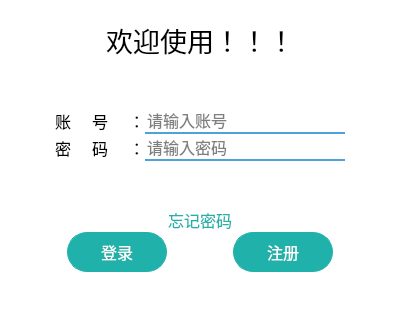
<?xml version="1.0" encoding="UTF-8"?>
<ui version="4.0">
 <class>login_form</class>
 <widget class="QWidget" name="login_form">
  <property name="geometry">
   <rect>
    <x>0</x>
    <y>0</y>
    <width>400</width>
    <height>320</height>
   </rect>
  </property>
  <property name="windowTitle">
   <string>Form</string>
  </property>
  <property name="styleSheet">
   <string notr="true">background-color: rgba(255, 255, 255, 1);
border-radius: 20px;</string>
  </property>
  <layout class="QVBoxLayout" name="verticalLayout_3">
   <property name="spacing">
    <number>0</number>
   </property>
   <property name="leftMargin">
    <number>0</number>
   </property>
   <property name="topMargin">
    <number>0</number>
   </property>
   <property name="rightMargin">
    <number>0</number>
   </property>
   <property name="bottomMargin">
    <number>0</number>
   </property>
   <item>
    <widget class="QWidget" name="all_form" native="true">
     <property name="styleSheet">
      <string notr="true">all_form {
border-radius:15px
}</string>
     </property>
     <layout class="QVBoxLayout" name="verticalLayout_5">
      <property name="spacing">
       <number>0</number>
      </property>
      <property name="leftMargin">
       <number>0</number>
      </property>
      <property name="topMargin">
       <number>0</number>
      </property>
      <property name="rightMargin">
       <number>0</number>
      </property>
      <property name="bottomMargin">
       <number>0</number>
      </property>
      <item>
       <layout class="QHBoxLayout" name="horizontalLayout_15">
        <property name="spacing">
         <number>0</number>
        </property>
        <property name="rightMargin">
         <number>15</number>
        </property>
        <item>
         <spacer name="horizontalSpacer_33">
          <property name="orientation">
           <enum>Qt::Horizontal</enum>
          </property>
          <property name="sizeHint" stdset="0">
           <size>
            <width>40</width>
            <height>20</height>
           </size>
          </property>
         </spacer>
        </item>
        <item>
         <widget class="QPushButton" name="closebutton">
          <property name="styleSheet">
           <string notr="true">#closebutton{
image: url(:/login/images/close_gui.svg);
background-color: rgba(255, 255, 255, 0);
}
#closebutton::hover {
	background-color: rgb(228, 255, 255)
}</string>
          </property>
          <property name="text">
           <string/>
          </property>
          <property name="iconSize">
           <size>
            <width>32</width>
            <height>32</height>
           </size>
          </property>
         </widget>
        </item>
       </layout>
      </item>
      <item>
       <layout class="QHBoxLayout" name="horizontalLayout_16">
        <property name="spacing">
         <number>0</number>
        </property>
        <item>
         <spacer name="horizontalSpacer_34">
          <property name="orientation">
           <enum>Qt::Horizontal</enum>
          </property>
          <property name="sizeHint" stdset="0">
           <size>
            <width>40</width>
            <height>20</height>
           </size>
          </property>
         </spacer>
        </item>
        <item>
         <widget class="QLabel" name="label_6">
          <property name="font">
           <font>
            <family>隶书</family>
            <pointsize>20</pointsize>
           </font>
          </property>
          <property name="text">
           <string>欢迎使用！！！</string>
          </property>
          <property name="alignment">
           <set>Qt::AlignCenter</set>
          </property>
         </widget>
        </item>
        <item>
         <spacer name="horizontalSpacer_45">
          <property name="orientation">
           <enum>Qt::Horizontal</enum>
          </property>
          <property name="sizeHint" stdset="0">
           <size>
            <width>40</width>
            <height>20</height>
           </size>
          </property>
         </spacer>
        </item>
       </layout>
      </item>
      <item>
       <widget class="QStackedWidget" name="page">
        <property name="currentIndex">
         <number>0</number>
        </property>
        <widget class="QWidget" name="login_page">
         <layout class="QVBoxLayout" name="verticalLayout">
          <property name="spacing">
           <number>0</number>
          </property>
          <property name="leftMargin">
           <number>0</number>
          </property>
          <property name="topMargin">
           <number>0</number>
          </property>
          <property name="rightMargin">
           <number>0</number>
          </property>
          <property name="bottomMargin">
           <number>0</number>
          </property>
          <item>
           <layout class="QGridLayout" name="gridLayout_2">
            <item row="0" column="0">
             <spacer name="horizontalSpacer">
              <property name="orientation">
               <enum>Qt::Horizontal</enum>
              </property>
              <property name="sizeHint" stdset="0">
               <size>
                <width>40</width>
                <height>20</height>
               </size>
              </property>
             </spacer>
            </item>
            <item row="0" column="1">
             <widget class="QLabel" name="label">
              <property name="font">
               <font>
                <family>微软雅黑</family>
                <pointsize>12</pointsize>
               </font>
              </property>
              <property name="text">
               <string>账     号     ：</string>
              </property>
              <property name="alignment">
               <set>Qt::AlignCenter</set>
              </property>
             </widget>
            </item>
            <item row="0" column="2">
             <widget class="QLineEdit" name="username">
              <property name="minimumSize">
               <size>
                <width>200</width>
                <height>0</height>
               </size>
              </property>
              <property name="font">
               <font>
                <family>微软雅黑</family>
                <pointsize>12</pointsize>
               </font>
              </property>
              <property name="styleSheet">
               <string notr="true">background-color: rgba(255, 255, 255, 0);
border: none;
border-bottom: 2px solid #4FA1D9;
outline: none;</string>
              </property>
              <property name="placeholderText">
               <string>请输入账号</string>
              </property>
             </widget>
            </item>
            <item row="0" column="3">
             <spacer name="horizontalSpacer_8">
              <property name="orientation">
               <enum>Qt::Horizontal</enum>
              </property>
              <property name="sizeHint" stdset="0">
               <size>
                <width>40</width>
                <height>20</height>
               </size>
              </property>
             </spacer>
            </item>
            <item row="1" column="0">
             <spacer name="horizontalSpacer_2">
              <property name="orientation">
               <enum>Qt::Horizontal</enum>
              </property>
              <property name="sizeHint" stdset="0">
               <size>
                <width>40</width>
                <height>20</height>
               </size>
              </property>
             </spacer>
            </item>
            <item row="1" column="1">
             <widget class="QLabel" name="label_2">
              <property name="font">
               <font>
                <family>微软雅黑</family>
                <pointsize>12</pointsize>
               </font>
              </property>
              <property name="text">
               <string>密     码     ：</string>
              </property>
              <property name="alignment">
               <set>Qt::AlignCenter</set>
              </property>
             </widget>
            </item>
            <item row="1" column="2">
             <widget class="QLineEdit" name="password">
              <property name="minimumSize">
               <size>
                <width>200</width>
                <height>0</height>
               </size>
              </property>
              <property name="font">
               <font>
                <family>微软雅黑</family>
                <pointsize>12</pointsize>
               </font>
              </property>
              <property name="cursor">
               <cursorShape>IBeamCursor</cursorShape>
              </property>
              <property name="styleSheet">
               <string notr="true">background-color: rgba(255, 255, 255, 0);
border: none;
border-bottom: 2px solid #4FA1D9;
outline: none;</string>
              </property>
              <property name="echoMode">
               <enum>QLineEdit::Password</enum>
              </property>
              <property name="placeholderText">
               <string>请输入密码</string>
              </property>
             </widget>
            </item>
            <item row="1" column="3">
             <spacer name="horizontalSpacer_9">
              <property name="orientation">
               <enum>Qt::Horizontal</enum>
              </property>
              <property name="sizeHint" stdset="0">
               <size>
                <width>40</width>
                <height>20</height>
               </size>
              </property>
             </spacer>
            </item>
           </layout>
          </item>
          <item>
           <layout class="QGridLayout" name="gridLayout_3">
            <item row="0" column="0">
             <spacer name="horizontalSpacer_6">
              <property name="orientation">
               <enum>Qt::Horizontal</enum>
              </property>
              <property name="sizeHint" stdset="0">
               <size>
                <width>40</width>
                <height>20</height>
               </size>
              </property>
             </spacer>
            </item>
            <item row="1" column="0">
             <spacer name="horizontalSpacer_4">
              <property name="orientation">
               <enum>Qt::Horizontal</enum>
              </property>
              <property name="sizeHint" stdset="0">
               <size>
                <width>40</width>
                <height>20</height>
               </size>
              </property>
             </spacer>
            </item>
            <item row="1" column="1">
             <widget class="QPushButton" name="login_btn">
              <property name="minimumSize">
               <size>
                <width>100</width>
                <height>40</height>
               </size>
              </property>
              <property name="font">
               <font>
                <family>微软雅黑</family>
                <pointsize>12</pointsize>
               </font>
              </property>
              <property name="styleSheet">
               <string notr="true">border-radius: 20px;
border: 1px solid lightseagreen;
background: lightseagreen;
color: #fff;</string>
              </property>
              <property name="text">
               <string>登录</string>
              </property>
             </widget>
            </item>
            <item row="1" column="2">
             <spacer name="horizontalSpacer_3">
              <property name="orientation">
               <enum>Qt::Horizontal</enum>
              </property>
              <property name="sizeHint" stdset="0">
               <size>
                <width>40</width>
                <height>20</height>
               </size>
              </property>
             </spacer>
            </item>
            <item row="1" column="3">
             <widget class="QPushButton" name="sgin_up_btn">
              <property name="minimumSize">
               <size>
                <width>100</width>
                <height>40</height>
               </size>
              </property>
              <property name="font">
               <font>
                <family>微软雅黑</family>
                <pointsize>12</pointsize>
               </font>
              </property>
              <property name="styleSheet">
               <string notr="true">border-radius: 20px;
border: 1px solid lightseagreen;
background: lightseagreen;
color: #fff;</string>
              </property>
              <property name="text">
               <string>注册</string>
              </property>
             </widget>
            </item>
            <item row="1" column="4">
             <spacer name="horizontalSpacer_5">
              <property name="orientation">
               <enum>Qt::Horizontal</enum>
              </property>
              <property name="sizeHint" stdset="0">
               <size>
                <width>40</width>
                <height>20</height>
               </size>
              </property>
             </spacer>
            </item>
            <item row="0" column="2">
             <widget class="QPushButton" name="forget_btn">
              <property name="font">
               <font>
                <family>微软雅黑</family>
                <pointsize>12</pointsize>
               </font>
              </property>
              <property name="styleSheet">
               <string notr="true">background-color: rgba(255, 255, 255, 0);
color: lightseagreen;</string>
              </property>
              <property name="text">
               <string>忘记密码</string>
              </property>
             </widget>
            </item>
           </layout>
          </item>
         </layout>
        </widget>
        <widget class="QWidget" name="sgin_up_page">
         <layout class="QVBoxLayout" name="verticalLayout_2">
          <property name="spacing">
           <number>0</number>
          </property>
          <property name="leftMargin">
           <number>0</number>
          </property>
          <property name="topMargin">
           <number>0</number>
          </property>
          <property name="rightMargin">
           <number>0</number>
          </property>
          <property name="bottomMargin">
           <number>0</number>
          </property>
          <item>
           <layout class="QGridLayout" name="gridLayout">
            <item row="0" column="0">
             <spacer name="horizontalSpacer_11">
              <property name="orientation">
               <enum>Qt::Horizontal</enum>
              </property>
              <property name="sizeHint" stdset="0">
               <size>
                <width>40</width>
                <height>20</height>
               </size>
              </property>
             </spacer>
            </item>
            <item row="0" column="1">
             <widget class="QLabel" name="label_3">
              <property name="font">
               <font>
                <family>微软雅黑</family>
                <pointsize>12</pointsize>
               </font>
              </property>
              <property name="text">
               <string>用户名</string>
              </property>
              <property name="alignment">
               <set>Qt::AlignCenter</set>
              </property>
             </widget>
            </item>
            <item row="0" column="2">
             <spacer name="horizontalSpacer_10">
              <property name="orientation">
               <enum>Qt::Horizontal</enum>
              </property>
              <property name="sizeHint" stdset="0">
               <size>
                <width>40</width>
                <height>20</height>
               </size>
              </property>
             </spacer>
            </item>
            <item row="0" column="3">
             <widget class="QLineEdit" name="sgin_username">
              <property name="minimumSize">
               <size>
                <width>200</width>
                <height>0</height>
               </size>
              </property>
              <property name="font">
               <font>
                <family>微软雅黑</family>
                <pointsize>12</pointsize>
               </font>
              </property>
              <property name="styleSheet">
               <string notr="true">background-color: rgba(255, 255, 255, 0);
border: none;
border-bottom: 2px solid #4FA1D9;
outline: none;</string>
              </property>
              <property name="alignment">
               <set>Qt::AlignLeading|Qt::AlignLeft|Qt::AlignVCenter</set>
              </property>
              <property name="placeholderText">
               <string>请输入用户名</string>
              </property>
             </widget>
            </item>
            <item row="0" column="4">
             <spacer name="horizontalSpacer_12">
              <property name="orientation">
               <enum>Qt::Horizontal</enum>
              </property>
              <property name="sizeHint" stdset="0">
               <size>
                <width>40</width>
                <height>20</height>
               </size>
              </property>
             </spacer>
            </item>
            <item row="1" column="0">
             <spacer name="horizontalSpacer_13">
              <property name="orientation">
               <enum>Qt::Horizontal</enum>
              </property>
              <property name="sizeHint" stdset="0">
               <size>
                <width>40</width>
                <height>20</height>
               </size>
              </property>
             </spacer>
            </item>
            <item row="1" column="1">
             <widget class="QLabel" name="label_4">
              <property name="font">
               <font>
                <family>微软雅黑</family>
                <pointsize>12</pointsize>
               </font>
              </property>
              <property name="text">
               <string>邮箱</string>
              </property>
              <property name="alignment">
               <set>Qt::AlignCenter</set>
              </property>
             </widget>
            </item>
            <item row="1" column="2">
             <spacer name="horizontalSpacer_14">
              <property name="orientation">
               <enum>Qt::Horizontal</enum>
              </property>
              <property name="sizeHint" stdset="0">
               <size>
                <width>40</width>
                <height>20</height>
               </size>
              </property>
             </spacer>
            </item>
            <item row="1" column="3">
             <widget class="QLineEdit" name="sgin_emal">
              <property name="minimumSize">
               <size>
                <width>200</width>
                <height>0</height>
               </size>
              </property>
              <property name="font">
               <font>
                <family>微软雅黑</family>
                <pointsize>12</pointsize>
               </font>
              </property>
              <property name="styleSheet">
               <string notr="true">background-color: rgba(255, 255, 255, 0);
border: none;
border-bottom: 2px solid #4FA1D9;
outline: none;</string>
              </property>
              <property name="alignment">
               <set>Qt::AlignLeading|Qt::AlignLeft|Qt::AlignVCenter</set>
              </property>
              <property name="placeholderText">
               <string>请输入邮箱</string>
              </property>
             </widget>
            </item>
            <item row="1" column="4">
             <spacer name="horizontalSpacer_15">
              <property name="orientation">
               <enum>Qt::Horizontal</enum>
              </property>
              <property name="sizeHint" stdset="0">
               <size>
                <width>40</width>
                <height>20</height>
               </size>
              </property>
             </spacer>
            </item>
            <item row="2" column="0">
             <spacer name="horizontalSpacer_7">
              <property name="orientation">
               <enum>Qt::Horizontal</enum>
              </property>
              <property name="sizeHint" stdset="0">
               <size>
                <width>40</width>
                <height>20</height>
               </size>
              </property>
             </spacer>
            </item>
            <item row="2" column="1">
             <widget class="QLabel" name="label_7">
              <property name="font">
               <font>
                <family>微软雅黑</family>
                <pointsize>12</pointsize>
               </font>
              </property>
              <property name="text">
               <string>密码</string>
              </property>
              <property name="alignment">
               <set>Qt::AlignCenter</set>
              </property>
             </widget>
            </item>
            <item row="2" column="2">
             <spacer name="horizontalSpacer_23">
              <property name="orientation">
               <enum>Qt::Horizontal</enum>
              </property>
              <property name="sizeHint" stdset="0">
               <size>
                <width>40</width>
                <height>20</height>
               </size>
              </property>
             </spacer>
            </item>
            <item row="2" column="3">
             <widget class="QLineEdit" name="sgin_password">
              <property name="minimumSize">
               <size>
                <width>200</width>
                <height>0</height>
               </size>
              </property>
              <property name="font">
               <font>
                <family>微软雅黑</family>
                <pointsize>12</pointsize>
               </font>
              </property>
              <property name="styleSheet">
               <string notr="true">background-color: rgba(255, 255, 255, 0);
border: none;
border-bottom: 2px solid #4FA1D9;
outline: none;</string>
              </property>
              <property name="echoMode">
               <enum>QLineEdit::Password</enum>
              </property>
              <property name="alignment">
               <set>Qt::AlignLeading|Qt::AlignLeft|Qt::AlignVCenter</set>
              </property>
              <property name="placeholderText">
               <string>请输入密码</string>
              </property>
             </widget>
            </item>
            <item row="2" column="4">
             <spacer name="horizontalSpacer_24">
              <property name="orientation">
               <enum>Qt::Horizontal</enum>
              </property>
              <property name="sizeHint" stdset="0">
               <size>
                <width>40</width>
                <height>20</height>
               </size>
              </property>
             </spacer>
            </item>
            <item row="3" column="0">
             <spacer name="horizontalSpacer_26">
              <property name="orientation">
               <enum>Qt::Horizontal</enum>
              </property>
              <property name="sizeHint" stdset="0">
               <size>
                <width>40</width>
                <height>20</height>
               </size>
              </property>
             </spacer>
            </item>
            <item row="3" column="1">
             <widget class="QLabel" name="label_8">
              <property name="font">
               <font>
                <family>微软雅黑</family>
                <pointsize>12</pointsize>
               </font>
              </property>
              <property name="text">
               <string>重复密码</string>
              </property>
              <property name="alignment">
               <set>Qt::AlignCenter</set>
              </property>
             </widget>
            </item>
            <item row="3" column="2">
             <spacer name="horizontalSpacer_27">
              <property name="orientation">
               <enum>Qt::Horizontal</enum>
              </property>
              <property name="sizeHint" stdset="0">
               <size>
                <width>40</width>
                <height>20</height>
               </size>
              </property>
             </spacer>
            </item>
            <item row="3" column="3">
             <widget class="QLineEdit" name="sgin_rpassword">
              <property name="minimumSize">
               <size>
                <width>200</width>
                <height>0</height>
               </size>
              </property>
              <property name="font">
               <font>
                <family>微软雅黑</family>
                <pointsize>12</pointsize>
               </font>
              </property>
              <property name="styleSheet">
               <string notr="true">background-color: rgba(255, 255, 255, 0);
border: none;
border-bottom: 2px solid #4FA1D9;
outline: none;</string>
              </property>
              <property name="echoMode">
               <enum>QLineEdit::Password</enum>
              </property>
              <property name="alignment">
               <set>Qt::AlignLeading|Qt::AlignLeft|Qt::AlignVCenter</set>
              </property>
              <property name="placeholderText">
               <string>请再次输入密码</string>
              </property>
             </widget>
            </item>
            <item row="3" column="4">
             <spacer name="horizontalSpacer_25">
              <property name="orientation">
               <enum>Qt::Horizontal</enum>
              </property>
              <property name="sizeHint" stdset="0">
               <size>
                <width>40</width>
                <height>20</height>
               </size>
              </property>
             </spacer>
            </item>
            <item row="4" column="0">
             <spacer name="horizontalSpacer_18">
              <property name="orientation">
               <enum>Qt::Horizontal</enum>
              </property>
              <property name="sizeHint" stdset="0">
               <size>
                <width>40</width>
                <height>20</height>
               </size>
              </property>
             </spacer>
            </item>
            <item row="4" column="1">
             <widget class="QLabel" name="label_5">
              <property name="font">
               <font>
                <family>微软雅黑</family>
                <pointsize>12</pointsize>
               </font>
              </property>
              <property name="text">
               <string>验证码</string>
              </property>
              <property name="alignment">
               <set>Qt::AlignCenter</set>
              </property>
             </widget>
            </item>
            <item row="4" column="2">
             <spacer name="horizontalSpacer_16">
              <property name="orientation">
               <enum>Qt::Horizontal</enum>
              </property>
              <property name="sizeHint" stdset="0">
               <size>
                <width>40</width>
                <height>20</height>
               </size>
              </property>
             </spacer>
            </item>
            <item row="4" column="3">
             <layout class="QHBoxLayout" name="horizontalLayout">
              <property name="topMargin">
               <number>5</number>
              </property>
              <item>
               <widget class="QLineEdit" name="ver_code">
                <property name="minimumSize">
                 <size>
                  <width>100</width>
                  <height>0</height>
                 </size>
                </property>
                <property name="font">
                 <font>
                  <family>微软雅黑</family>
                  <pointsize>12</pointsize>
                 </font>
                </property>
                <property name="styleSheet">
                 <string notr="true">background-color: rgba(255, 255, 255, 0);
border: none;
border-bottom: 2px solid #4FA1D9;
outline: none;</string>
                </property>
                <property name="alignment">
                 <set>Qt::AlignLeading|Qt::AlignLeft|Qt::AlignVCenter</set>
                </property>
                <property name="placeholderText">
                 <string>请输入验证码</string>
                </property>
               </widget>
              </item>
              <item>
               <widget class="QPushButton" name="ver_code_btn">
                <property name="minimumSize">
                 <size>
                  <width>100</width>
                  <height>30</height>
                 </size>
                </property>
                <property name="font">
                 <font>
                  <family>微软雅黑</family>
                  <pointsize>12</pointsize>
                 </font>
                </property>
                <property name="styleSheet">
                 <string notr="true">border-radius: 10px;
color: #FFF;
background: lightseagreen;
border-color: lightseagreen;</string>
                </property>
                <property name="text">
                 <string>获取验证码</string>
                </property>
               </widget>
              </item>
             </layout>
            </item>
            <item row="4" column="4">
             <spacer name="horizontalSpacer_21">
              <property name="orientation">
               <enum>Qt::Horizontal</enum>
              </property>
              <property name="sizeHint" stdset="0">
               <size>
                <width>40</width>
                <height>20</height>
               </size>
              </property>
             </spacer>
            </item>
           </layout>
          </item>
          <item>
           <layout class="QHBoxLayout" name="horizontalLayout_5">
            <property name="spacing">
             <number>0</number>
            </property>
            <item>
             <spacer name="horizontalSpacer_20">
              <property name="orientation">
               <enum>Qt::Horizontal</enum>
              </property>
              <property name="sizeHint" stdset="0">
               <size>
                <width>40</width>
                <height>20</height>
               </size>
              </property>
             </spacer>
            </item>
            <item>
             <widget class="QPushButton" name="login_page_btn">
              <property name="minimumSize">
               <size>
                <width>100</width>
                <height>40</height>
               </size>
              </property>
              <property name="font">
               <font>
                <family>微软雅黑</family>
                <pointsize>12</pointsize>
               </font>
              </property>
              <property name="styleSheet">
               <string notr="true">border-radius: 20px;
border: 1px solid lightseagreen;
background: lightseagreen;
color: #fff;</string>
              </property>
              <property name="text">
               <string>登录</string>
              </property>
             </widget>
            </item>
            <item>
             <spacer name="horizontalSpacer_19">
              <property name="orientation">
               <enum>Qt::Horizontal</enum>
              </property>
              <property name="sizeHint" stdset="0">
               <size>
                <width>40</width>
                <height>20</height>
               </size>
              </property>
             </spacer>
            </item>
            <item>
             <widget class="QPushButton" name="sgin_up">
              <property name="minimumSize">
               <size>
                <width>100</width>
                <height>40</height>
               </size>
              </property>
              <property name="font">
               <font>
                <family>微软雅黑</family>
                <pointsize>12</pointsize>
               </font>
              </property>
              <property name="styleSheet">
               <string notr="true">border-radius: 20px;
border: 1px solid lightseagreen;
background: lightseagreen;
color: #fff;</string>
              </property>
              <property name="text">
               <string>注册</string>
              </property>
             </widget>
            </item>
            <item>
             <spacer name="horizontalSpacer_22">
              <property name="orientation">
               <enum>Qt::Horizontal</enum>
              </property>
              <property name="sizeHint" stdset="0">
               <size>
                <width>40</width>
                <height>20</height>
               </size>
              </property>
             </spacer>
            </item>
           </layout>
          </item>
         </layout>
        </widget>
       </widget>
      </item>
     </layout>
    </widget>
   </item>
  </layout>
 </widget>
 <resources>
  <include location="gui_images.qrc"/>
 </resources>
 <connections/>
</ui>
